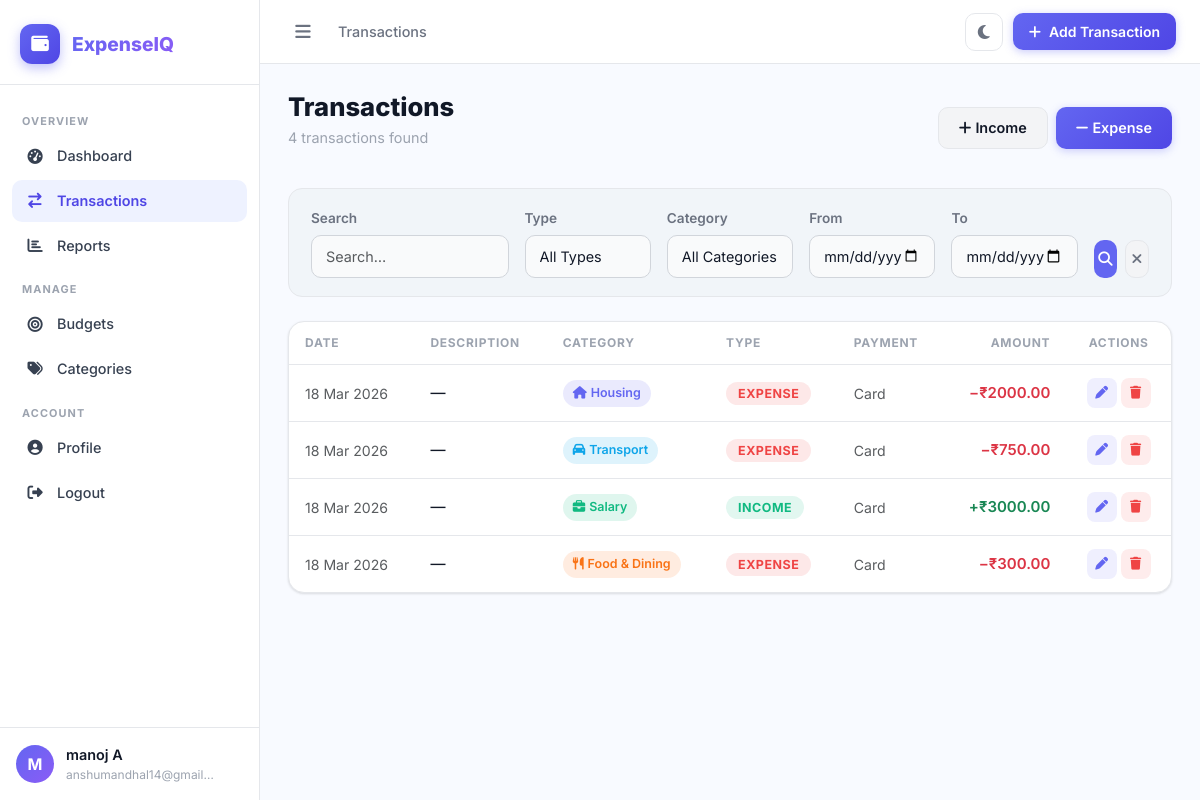
The page /expenses/ (signed in) on the database its author committed.
### expenses/models.py (models this page shows, shortened)
class Transaction(models.Model):
    INCOME = "INCOME"
    EXPENSE = "EXPENSE"
    TYPE_CHOICES = [
        (INCOME, "Income"),
        (EXPENSE, "Expense"),
    ]
    PAYMENT_CHOICES = [
        ("CASH", "Cash"),
        ("CARD", "Card"),
        ("BANK", "Bank Transfer"),
        ("UPI", "UPI / Digital Wallet"),
        ("OTHER", "Other"),
    ]
    user = models.ForeignKey(User, on_delete=models.CASCADE, related_name="transactions")
    transaction_type = models.CharField(max_length=10, choices=TYPE_CHOICES, default=EXPENSE)
    amount = models.DecimalField(max_digits=12, decimal_places=2)
    category = models.ForeignKey(
        Category, on_delete=models.SET_NULL, null=True, blank=True, related_name="transactions"
    )
    date = models.DateField(default=timezone.now)
    description = models.CharField(max_length=255, blank=True)
    notes = models.TextField(blank=True)
    payment_method = models.CharField(max_length=10, choices=PAYMENT_CHOICES, default="CARD")
    is_recurring = models.BooleanField(default=False)
    created_at = models.DateTimeField(auto_now_add=True)
    updated_at = models.DateTimeField(auto_now=True)
    class Meta:
        ordering = ["-date", "-created_at"]

class Category(models.Model):
    ICON_CHOICES = [
        ("fa-utensils", "Food & Dining"),
        ("fa-plane", "Travel"),
        ("fa-bolt", "Bills & Utilities"),
        ("fa-shopping-bag", "Shopping"),
        ("fa-heartbeat", "Health"),
        ("fa-graduation-cap", "Education"),
        ("fa-film", "Entertainment"),
        ("fa-car", "Transport"),
        ("fa-home", "Housing"),
        ("fa-briefcase", "Salary"),
        ("fa-laptop", "Freelance"),
        ("fa-gift", "Gifts"),
        ("fa-chart-line", "Investment"),
        ("fa-ellipsis-h", "Other"),
    ]
    COLOR_CHOICES = [
        ("#6366f1", "Indigo"),
        ("#f59e0b", "Amber"),
        ("#10b981", "Emerald"),
        ("#ef4444", "Red"),
        ("#3b82f6", "Blue"),
        ("#8b5cf6", "Purple"),
        ("#14b8a6", "Teal"),
        ("#f97316", "Orange"),
        ("#84cc16", "Lime"),
        ("#06b6d4", "Cyan"),
    ]
    user = models.ForeignKey(
        User, on_delete=models.CASCADE, null=True, blank=True, help_text="Null means system-wide default category"
    )
    name = models.CharField(max_length=100)
    icon = models.CharField(max_length=50, default="fa-ellipsis-h")
    color = models.CharField(max_length=20, default="#6366f1")
    class Meta:
        verbose_name_plural = "categories"
        ordering = ["name"]
    def __str__(self):
        return self.name
    @classmethod
    def get_for_user(cls, user):
        return cls.objects.filter(models.Q(user=user) | models.Q(user=None))

### expenses/views.py (the view, shortened to what this page needs)
# urls.py: path("", views.transaction_list, name="transaction_list"),
@login_required
def transaction_list(request):
    qs = Transaction.objects.filter(user=request.user).select_related("category")
    form = TransactionFilterForm(request.GET or None, user=request.user)
    paginator = Paginator(qs, 15)
    page_obj = paginator.get_page(request.GET.get("page"))
    return render(
        request,
        "expenses/transaction_list.html",
        {
            "page_obj": page_obj,
            "filter_form": form,
            "total_count": qs.count(),
        },
    )

### expenses/forms.py
class TransactionFilterForm(forms.Form):
    query = forms.CharField(
        required=False, widget=forms.TextInput(attrs={"class": "form-control", "placeholder": "Search…"})
    )
    transaction_type = forms.ChoiceField(
        required=False,
        choices=[("", "All Types"), ("INCOME", "Income"), ("EXPENSE", "Expense")],
        widget=forms.Select(attrs={"class": "form-select"}),
    )
    category = forms.ModelChoiceField(
        required=False,
        queryset=Category.objects.none(),
        empty_label="All Categories",
        widget=forms.Select(attrs={"class": "form-select"}),
    )
    date_from = forms.DateField(
        required=False, widget=forms.DateInput(attrs={"type": "date", "class": "form-control"})
    )
    date_to = forms.DateField(required=False, widget=forms.DateInput(attrs={"type": "date", "class": "form-control"}))
    def __init__(self, *args, user=None, **kwargs):
        super().__init__(*args, **kwargs)
        if user:
            self.fields["category"].queryset = Category.get_for_user(user)

### templates/expenses/transaction_list.html (shortened to what this page needs)
{% extends 'base.html' %}
{% block breadcrumb %}Transactions{% endblock %}
{% block content %}
<div class="page-header d-flex align-items-center justify-content-between flex-wrap gap-3">
    <div>
        <h1 class="page-title">Transactions</h1>
        <p class="page-subtitle">{{ total_count }} transaction{{ total_count|pluralize }} found</p>
    </div>
    <div class="d-flex gap-2">
        <a href="{% url 'transaction_add' %}?type=INCOME" class="btn-secondary-action">
            <i class="fa-solid fa-plus me-1"></i>Income
        </a>
        <a href="{% url 'transaction_add' %}?type=EXPENSE" class="btn-primary-action">
            <i class="fa-solid fa-minus me-1"></i>Expense
        </a>
    </div>
</div>
<div class="filter-card mb-4">
    <form method="get" class="row g-3 align-items-end">
        <div class="col-md-3">
            <label class="form-label">Search</label>
            {{ filter_form.query }}
        </div>
        <div class="col-md-2">
            <label class="form-label">Type</label>
            {{ filter_form.transaction_type }}
        </div>
        <div class="col-md-2">
            <label class="form-label">Category</label>
            {{ filter_form.category }}
        </div>
        <div class="col-md-2">
            <label class="form-label">From</label>
            {{ filter_form.date_from }}
        </div>
        <div class="col-md-2">
            <label class="form-label">To</label>
            {{ filter_form.date_to }}
        </div>
        <div class="col-md-1 d-flex gap-2">
            <button type="submit" class="btn-icon-primary" title="Filter"><i class="fa-solid fa-search"></i></button>
            <a href="{% url 'transaction_list' %}" class="btn-icon-secondary" title="Clear"><i
                    class="fa-solid fa-xmark"></i></a>
        </div>
    </form>
</div>
<div class="content-card">
    {% if page_obj.object_list %}
    <div class="table-responsive">
        <table class="data-table">
            <thead>
                <tr>
                    <th>Date</th>
                    <th>Description</th>
                    <th>Category</th>
                    <th>Type</th>
                    <th>Payment</th>
                    <th class="text-end">Amount</th>
                    <th class="text-center">Actions</th>
                </tr>
            </thead>
            <tbody>
                {% for txn in page_obj %}
                <tr>
                    <td class="text-muted" style="font-size:0.88rem">{{ txn.date|date:"d M Y" }}</td>
                    <td>
                        <div class="fw-500">{{ txn.description|default:"—" }}</div>
                    </td>
                    <td>
                        {% if txn.category %}
                        <span class="category-badge"
                            style="background:{{ txn.category.color }}22; color:{{ txn.category.color }}">
                            <i class="fa-solid {{ txn.category.icon }} me-1"></i>{{ txn.category.name }}
                        </span>
                        {% else %}<span class="text-muted">—</span>{% endif %}
                    </td>
                    <td>
                        <span
                            class="type-badge {% if txn.transaction_type == 'INCOME' %}type-income{% else %}type-expense{% endif %}">
                            {{ txn.get_transaction_type_display }}
                        </span>
                    </td>
                    <td class="text-muted" style="font-size:0.88rem">{{ txn.get_payment_method_display }}</td>
                    <td
                        class="text-end fw-600 {% if txn.transaction_type == 'INCOME' %}text-success{% else %}text-danger{% endif %}">
                        {% if txn.transaction_type == 'INCOME' %}+{% else %}−{% endif %}₹{{ txn.amount|floatformat:2 }}
                    </td>
                    <td class="text-center">
                        <div class="d-flex gap-1 justify-content-center">
                            <a href="{% url 'transaction_edit' txn.pk %}" class="action-btn edit-btn" title="Edit">
                                <i class="fa-solid fa-pen"></i>
                            </a>
                            <a href="{% url 'transaction_delete' txn.pk %}" class="action-btn delete-btn"
                                title="Delete">
                                <i class="fa-solid fa-trash"></i>
                            </a>
                        </div>
                    </td>
                </tr>
                {% endfor %}
            </tbody>
        </table>
    </div>
    {% else %}
    <div class="empty-state p-5">
        <i class="fa-solid fa-receipt"></i>
        <p>No transactions match your filters.</p>
        <a href="{% url 'transaction_add' %}" class="btn-sm-primary">Add Your First Transaction</a>
    </div>
    {% endif %}
</div>
{% endblock %}

### templates/base.html (shortened to what this page needs)
{% load static %}
<!DOCTYPE html>
<html lang="en" data-theme="light">
<head>
  <link href="https://cdn.jsdelivr.net/npm/bootstrap@5.3.3/dist/css/bootstrap.min.css" rel="stylesheet" />
  <link rel="stylesheet" href="https://cdnjs.cloudflare.com/ajax/libs/font-awesome/6.5.0/css/all.min.css" />
  <link rel="stylesheet" href="{% static 'css/style.css' %}" />
</head>
<body>
  {% if user.is_authenticated %}
  <div class="sidebar" id="sidebar">
    <div class="sidebar-brand">
      <div class="brand-icon"><i class="fa-solid fa-wallet"></i></div>
      <span class="brand-name">ExpenseIQ</span>
    </div>
    <nav class="sidebar-nav">
      <div class="nav-section-label">OVERVIEW</div>
      <a href="{% url 'dashboard' %}"
        class="nav-item {% if request.resolver_match.url_name == 'dashboard' %}active{% endif %}">
        <i class="fa-solid fa-gauge-high"></i>
        <span>Dashboard</span>
      </a>
      <a href="{% url 'transaction_list' %}"
        class="nav-item {% if 'transaction' in request.resolver_match.url_name %}active{% endif %}">
        <i class="fa-solid fa-arrow-right-arrow-left"></i>
        <span>Transactions</span>
      </a>
      <a href="{% url 'reports' %}"
        class="nav-item {% if request.resolver_match.url_name == 'reports' %}active{% endif %}">
        <i class="fa-solid fa-chart-bar"></i>
        <span>Reports</span>
      </a>
      <div class="nav-section-label">MANAGE</div>
      <a href="{% url 'budget_list' %}"
        class="nav-item {% if 'budget' in request.resolver_match.url_name %}active{% endif %}">
        <i class="fa-solid fa-bullseye"></i>
        <span>Budgets</span>
      </a>
      <a href="{% url 'category_list' %}"
        class="nav-item {% if 'category' in request.resolver_match.url_name %}active{% endif %}">
        <i class="fa-solid fa-tags"></i>
        <span>Categories</span>
      </a>
      <div class="nav-section-label">ACCOUNT</div>
      <a href="{% url 'profile' %}"
        class="nav-item {% if request.resolver_match.url_name == 'profile' %}active{% endif %}">
        <i class="fa-solid fa-user-circle"></i>
        <span>Profile</span>
      </a>
      <form method="post" action="{% url 'logout' %}" style="margin:0">
        <button type="submit" class="nav-item nav-item-btn w-100">
          <i class="fa-solid fa-right-from-bracket"></i>
          <span>Logout</span>
        </button>
      </form>
    </nav>
    <div class="sidebar-footer">
      <div class="user-avatar">{{ user.first_name|first|upper|default:user.username|first|upper }}</div>
      <div class="user-info">
        <div class="user-name">{{ user.get_full_name|default:user.username }}</div>
        <div class="user-email">{{ user.email }}</div>
      </div>
    </div>
  </div>
  <div class="main-wrapper" id="mainWrapper">
    <header class="topbar">
      <div class="topbar-left">
        <button class="sidebar-toggle" onclick="toggleSidebar()" aria-label="Toggle sidebar">
          <i class="fa-solid fa-bars"></i>
        </button>
        <div class="topbar-breadcrumb">{% block breadcrumb %}Dashboard{% endblock %}</div>
      </div>
      <div class="topbar-right">
        <button class="theme-toggle" id="themeToggle" onclick="toggleTheme()" title="Toggle dark/light mode">
          <i class="fa-solid fa-moon" id="themeIcon"></i>
        </button>
        <div class="dropdown">
          <button class="btn-quick-add dropdown-toggle" data-bs-toggle="dropdown">
            <i class="fa-solid fa-plus"></i>
            <span class="d-none d-md-inline">Add Transaction</span>
          </button>
        </div>
      </div>
    </header>
    <main class="page-content">
      {% else %}
      <div class="auth-wrapper">
        {% endif %}
        {% block content %}{% endblock %}
        {% if user.is_authenticated %}
    </main>
  </div>
  {% else %}
  </div>
  {% endif %}
</body>
</html>

### rows shown on the page
Transaction: date "18 Mar 2026", description "—", category.name "Housing", transaction_type "EXPENSE", payment_method "Card", amount "2000.00"
Transaction: date "18 Mar 2026", description "—", category.name "Transport", transaction_type "EXPENSE", payment_method "Card", amount "750.00"
Transaction: date "18 Mar 2026", description "—", category.name "Salary", transaction_type "INCOME", payment_method "Card", amount "3000.00"
Transaction: date "18 Mar 2026", description "—", category.name "Food & Dining", transaction_type "EXPENSE", payment_method "Card", amount "300.00"

### other values the page prints
{{ user.first_name|first|upper|default:user.username|first|upper }} "M"
{{ user.get_full_name|default:user.username }} "manoj A"
{{ user.email }} "anshumandhal14@gmail…"
{{ total_count }} "4"
